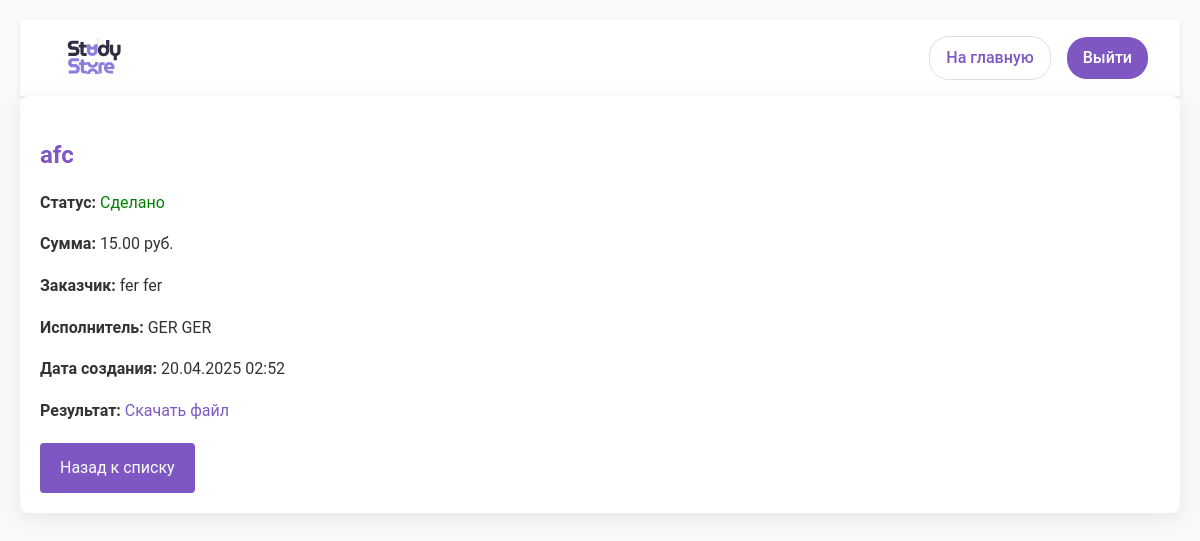
Screenshot of /request/1/ (signed in) with the database file from the repository.
### app/models.py (models this page shows, shortened)
class ServiceRequest(models.Model):
    STATUS_CHOICES = [
        ('pending', 'На рассмотрении'),
        ('in_progress', 'В работе'),
        ('rejected', 'Отказано'),
        ('completed', 'Сделано'),
    ]
    customer = models.ForeignKey(User, related_name='customer_requests', on_delete=models.CASCADE)
    executor = models.ForeignKey(User, related_name='executor_requests', on_delete=models.CASCADE)
    service = models.ForeignKey(Service, on_delete=models.CASCADE)
    status = models.CharField(max_length=20, choices=STATUS_CHOICES, default='pending')
    created_at = models.DateTimeField(auto_now_add=True)
    result_file = models.FileField(upload_to='service_results/', null=True, blank=True)
    price = models.DecimalField(max_digits=10, decimal_places=2)
    is_paid = models.BooleanField(default=False)

class Service(models.Model):
    author = models.ForeignKey(User, on_delete=models.CASCADE)
    title = models.CharField(max_length=200)
    description = models.TextField()
    price = models.DecimalField(max_digits=100, decimal_places=2)
    image = models.ImageField(upload_to='services/')
    created_at = models.DateTimeField(auto_now_add=True)

### app/views.py (the view)
# urls.py: path('request/<int:request_id>/', views.view_request, name='view_request'),
@login_required
def view_request(request, request_id):
    service_request = get_object_or_404(
        ServiceRequest,
        Q(customer=request.user) | Q(executor=request.user),
        pk=request_id
    )
    return render(request, 'view_request.html', {'request': service_request})

### app/templates/view_request.html (shortened to what this page needs)
{% load static %}
<!DOCTYPE html>
<html lang="ru">
<head>
    <link rel="stylesheet" href="{% static 'css/styles.css' %}">
</head>
<body>
    <header class="profile-header">
        <img src="{% static 'images/logotype.svg' %}" alt="Study Size" class="logo">
        <div class="header-actions">
            <a href="/" class="home-link">На главную</a>
            <a href="/logout/" class="logout-btn">Выйти</a>
        </div>
    </header>
<div class="request-details">
    <h2>{{ request.service.title }}</h2>
    <div class="request-info">
        <p><strong>Статус:</strong> <span class="status-{{ request.status }}">{{ request.get_status_display }}</span></p>
        <p><strong>Сумма:</strong> {{ request.price }} руб.</p>
        <p><strong>Заказчик:</strong> {{ request.customer.get_full_name }}</p>
        <p><strong>Исполнитель:</strong> {{ request.executor.get_full_name }}</p>
        <p><strong>Дата создания:</strong> {{ request.created_at|date:"d.m.Y H:i" }}</p>
        {% if request.result_file %}
            <p><strong>Результат:</strong> <a href="{{ request.result_file.url }}" download>Скачать файл</a></p>
        {% endif %}
    </div>
    <div class="actions">
        <a href="{% url 'user_requests' %}" class="btn">Назад к списку</a>
    </div>
</div>
</body>
</html>

### app/static/css/styles.css (style rules this page uses)
:root { --primary-color: #7E57C2; --secondary-color: #a777e3; --text-color: #333; --light-bg: #f9f9f9; --card-bg: #ffffff; --shadow: 0 4px 20px rgba(0, 0, 0, 0.08); }
body { font-family: 'Roboto', sans-serif; background-color: var(--light-bg); color: var(--text-color); line-height: 1.6; margin: 0; padding: 20px; }
h1, h2, h3, h4, h5, h6 { color: var(--primary-color); margin-bottom: 15px; }
a { color: var(--primary-color); text-decoration: none; }
.btn { background-color: var(--primary-color); color: white; padding: 12px 20px; border: none; border-radius: 4px; cursor: pointer; font-size: 16px; transition: background-color 0.3s ease; text-decoration: none; display: inline-block; }
.actions { margin-top: 20px; }
.status-completed { color: green; }
.request-details { background: var(--card-bg); padding: 20px; border-radius: 8px; box-shadow: var(--shadow); }
.request-info p { margin-bottom: 8px; }
.profile-header { background: white; box-shadow: 0 2px 4px rgba(0, 0, 0, 0.1); padding: 16px 32px; display: flex; align-items: center; justify-content: space-between; }
.logo { height: 40px; }
.header-actions { display: flex; align-items: center; gap: 16px; }
.home-link, .logout-btn { background: white; border: 1px solid #E0E0E0; border-radius: 20px; padding: 8px 16px; font-family: 'Roboto', sans-serif; font-weight: 500; cursor: pointer; text-decoration: none; }
.logout-btn { background-color: var(--primary-color); color: white; border: none; border-radius: 20px; padding: 8px 16px; font-family: 'Roboto', sans-serif; font-weight: 500; cursor: pointer; text-decoration: none; }

### rows the page displays
ServiceRequest: service "afc", status "Сделано", price "15.00", customer.get_full_name "fer fer", executor.get_full_name "GER GER", created_at "20.04.2025 02:52"
